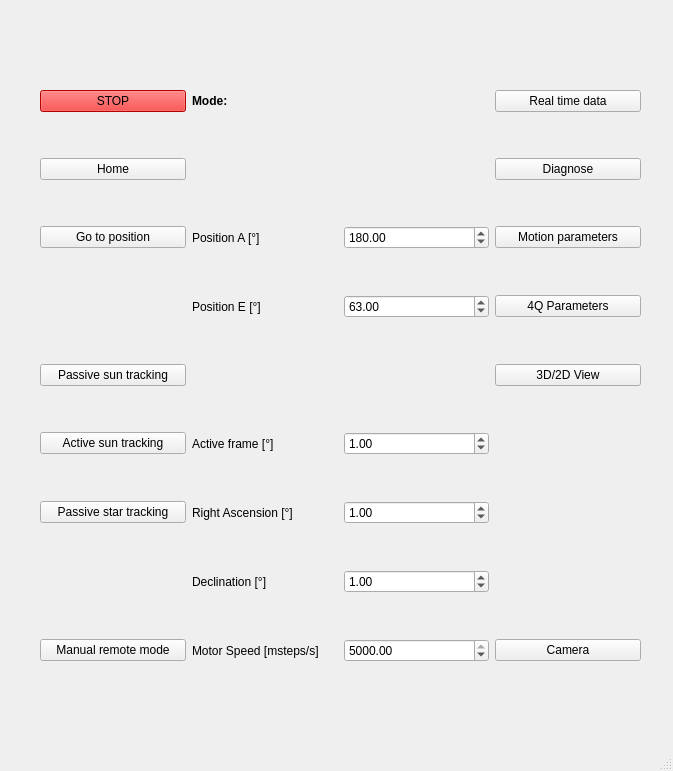
<?xml version="1.0" encoding="UTF-8"?>
<ui version="4.0">
 <class>MainWindow</class>
 <widget class="QMainWindow" name="MainWindow">
  <property name="windowModality">
   <enum>Qt::NonModal</enum>
  </property>
  <property name="geometry">
   <rect>
    <x>0</x>
    <y>0</y>
    <width>673</width>
    <height>771</height>
   </rect>
  </property>
  <property name="windowTitle">
   <string>GUI</string>
  </property>
  <widget class="QWidget" name="centralwidget">
   <widget class="QWidget" name="gridLayoutWidget">
    <property name="geometry">
     <rect>
      <x>40</x>
      <y>50</y>
      <width>601</width>
      <height>661</height>
     </rect>
    </property>
    <layout class="QGridLayout" name="gridLayout">
     <item row="10" column="2">
      <widget class="QDoubleSpinBox" name="input_right_ascension">
       <property name="maximum">
        <double>360.000000000000000</double>
       </property>
       <property name="value">
        <double>1.000000000000000</double>
       </property>
      </widget>
     </item>
     <item row="7" column="2">
      <widget class="QDoubleSpinBox" name="input_active_frame">
       <property name="maximum">
        <double>100.000000000000000</double>
       </property>
       <property name="value">
        <double>1.000000000000000</double>
       </property>
      </widget>
     </item>
     <item row="3" column="3">
      <widget class="QPushButton" name="motion_params_button">
       <property name="text">
        <string>Motion parameters</string>
       </property>
      </widget>
     </item>
     <item row="0" column="0">
      <widget class="QPushButton" name="stop_button">
       <property name="styleSheet">
        <string notr="true">background-color: rgb(255,0,0);</string>
       </property>
       <property name="text">
        <string>STOP</string>
       </property>
      </widget>
     </item>
     <item row="6" column="3">
      <widget class="QPushButton" name="view_button">
       <property name="text">
        <string>3D/2D View</string>
       </property>
      </widget>
     </item>
     <item row="12" column="2">
      <widget class="QDoubleSpinBox" name="input_speed">
       <property name="minimum">
        <double>-5000.000000000000000</double>
       </property>
       <property name="maximum">
        <double>5000.000000000000000</double>
       </property>
       <property name="value">
        <double>5000.000000000000000</double>
       </property>
      </widget>
     </item>
     <item row="2" column="3">
      <widget class="QPushButton" name="diagnose_button">
       <property name="text">
        <string>Diagnose</string>
       </property>
      </widget>
     </item>
     <item row="12" column="1">
      <widget class="QLabel" name="label_4">
       <property name="text">
        <string>Motor Speed [msteps/s]</string>
       </property>
      </widget>
     </item>
     <item row="10" column="0">
      <widget class="QPushButton" name="passiv_star_tracking_button">
       <property name="text">
        <string>Passive star tracking</string>
       </property>
      </widget>
     </item>
     <item row="3" column="1">
      <widget class="QLabel" name="label">
       <property name="text">
        <string>Position A [°]</string>
       </property>
      </widget>
     </item>
     <item row="2" column="0">
      <widget class="QPushButton" name="home_button">
       <property name="text">
        <string>Home</string>
       </property>
      </widget>
     </item>
     <item row="0" column="2">
      <widget class="QLabel" name="mode">
       <property name="text">
        <string/>
       </property>
      </widget>
     </item>
     <item row="12" column="0">
      <widget class="QPushButton" name="manual_remote_button">
       <property name="text">
        <string>Manual remote mode</string>
       </property>
      </widget>
     </item>
     <item row="0" column="1">
      <widget class="QLabel" name="mode_label">
       <property name="font">
        <font>
         <weight>75</weight>
         <bold>true</bold>
        </font>
       </property>
       <property name="text">
        <string>Mode:</string>
       </property>
      </widget>
     </item>
     <item row="3" column="0">
      <widget class="QPushButton" name="go_to_button">
       <property name="text">
        <string>Go to position</string>
       </property>
      </widget>
     </item>
     <item row="5" column="2">
      <widget class="QDoubleSpinBox" name="input_pos_e">
       <property name="minimum">
        <double>30.000000000000000</double>
       </property>
       <property name="maximum">
        <double>91.000000000000000</double>
       </property>
       <property name="value">
        <double>63.000000000000000</double>
       </property>
      </widget>
     </item>
     <item row="3" column="2">
      <widget class="QDoubleSpinBox" name="input_pos_a">
       <property name="minimum">
        <double>83.000000000000000</double>
       </property>
       <property name="maximum">
        <double>218.000000000000000</double>
       </property>
       <property name="value">
        <double>180.000000000000000</double>
       </property>
      </widget>
     </item>
     <item row="5" column="3">
      <widget class="QPushButton" name="q_params_button">
       <property name="text">
        <string>4Q Parameters</string>
       </property>
      </widget>
     </item>
     <item row="7" column="0">
      <widget class="QPushButton" name="active_tracking_button">
       <property name="text">
        <string>Active sun tracking</string>
       </property>
      </widget>
     </item>
     <item row="7" column="1">
      <widget class="QLabel" name="label_3">
       <property name="text">
        <string>Active frame [°]</string>
       </property>
      </widget>
     </item>
     <item row="5" column="1">
      <widget class="QLabel" name="label_2">
       <property name="text">
        <string>Position E [°]</string>
       </property>
      </widget>
     </item>
     <item row="6" column="0">
      <widget class="QPushButton" name="passiv_tracking_button">
       <property name="text">
        <string>Passive sun tracking</string>
       </property>
      </widget>
     </item>
     <item row="0" column="3">
      <layout class="QGridLayout" name="gridLayout_2">
       <item row="0" column="0">
        <widget class="QPushButton" name="real_time_data_button">
         <property name="text">
          <string>Real time data</string>
         </property>
        </widget>
       </item>
      </layout>
     </item>
     <item row="11" column="2">
      <widget class="QDoubleSpinBox" name="input_declination">
       <property name="minimum">
        <double>-90.000000000000000</double>
       </property>
       <property name="maximum">
        <double>90.000000000000000</double>
       </property>
       <property name="value">
        <double>1.000000000000000</double>
       </property>
      </widget>
     </item>
     <item row="10" column="1">
      <widget class="QLabel" name="label_5">
       <property name="text">
        <string>Right Ascension [°]</string>
       </property>
      </widget>
     </item>
     <item row="11" column="1">
      <widget class="QLabel" name="label_6">
       <property name="text">
        <string>Declination [°]</string>
       </property>
      </widget>
     </item>
     <item row="12" column="3">
      <widget class="QPushButton" name="camera_button">
       <property name="text">
        <string>Camera</string>
       </property>
      </widget>
     </item>
    </layout>
   </widget>
  </widget>
  <widget class="QMenuBar" name="menubar">
   <property name="geometry">
    <rect>
     <x>0</x>
     <y>0</y>
     <width>673</width>
     <height>21</height>
    </rect>
   </property>
  </widget>
  <widget class="QStatusBar" name="statusbar"/>
 </widget>
 <resources/>
 <connections/>
</ui>
